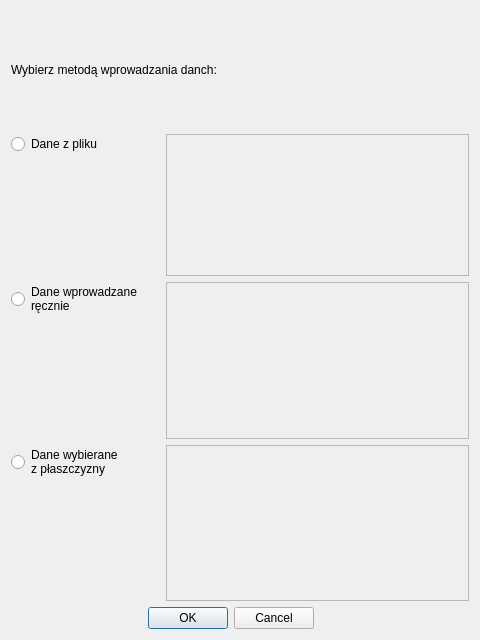
<?xml version="1.0" encoding="UTF-8"?>
<ui version="4.0">
 <class>Dialog</class>
 <widget class="QDialog" name="Dialog">
  <property name="geometry">
   <rect>
    <x>0</x>
    <y>0</y>
    <width>480</width>
    <height>640</height>
   </rect>
  </property>
  <property name="windowTitle">
   <string>Dialog</string>
  </property>
  <layout class="QGridLayout" name="gridLayout">
   <item row="5" column="0">
    <widget class="QRadioButton" name="rbhalfmanual">
     <property name="text">
      <string>Dane wybierane 
z płaszczyzny</string>
     </property>
    </widget>
   </item>
   <item row="7" column="0" colspan="2">
    <widget class="QDialogButtonBox" name="buttonBox">
     <property name="orientation">
      <enum>Qt::Horizontal</enum>
     </property>
     <property name="standardButtons">
      <set>QDialogButtonBox::Cancel|QDialogButtonBox::Ok</set>
     </property>
    </widget>
   </item>
   <item row="1" column="1" rowspan="2" colspan="2">
    <widget class="QFrame" name="frChooseFile">
     <property name="frameShape">
      <enum>QFrame::StyledPanel</enum>
     </property>
     <property name="frameShadow">
      <enum>QFrame::Raised</enum>
     </property>
    </widget>
   </item>
   <item row="0" column="0" colspan="2">
    <widget class="QLabel" name="label">
     <property name="text">
      <string>Wybierz metodą wprowadzania danch:</string>
     </property>
    </widget>
   </item>
   <item row="1" column="0">
    <widget class="QRadioButton" name="rbfile">
     <property name="text">
      <string>Dane z pliku</string>
     </property>
    </widget>
   </item>
   <item row="3" column="0">
    <widget class="QRadioButton" name="rbmanual">
     <property name="text">
      <string>Dane wprowadzane
ręcznie</string>
     </property>
    </widget>
   </item>
   <item row="3" column="1" rowspan="2" colspan="2">
    <widget class="QFrame" name="frHalfManual">
     <property name="frameShape">
      <enum>QFrame::StyledPanel</enum>
     </property>
     <property name="frameShadow">
      <enum>QFrame::Raised</enum>
     </property>
    </widget>
   </item>
   <item row="5" column="1" rowspan="2" colspan="2">
    <widget class="QFrame" name="frManual">
     <property name="frameShape">
      <enum>QFrame::StyledPanel</enum>
     </property>
     <property name="frameShadow">
      <enum>QFrame::Raised</enum>
     </property>
    </widget>
   </item>
  </layout>
 </widget>
 <resources/>
 <connections>
  <connection>
   <sender>buttonBox</sender>
   <signal>accepted()</signal>
   <receiver>Dialog</receiver>
   <slot>accept()</slot>
   <hints>
    <hint type="sourcelabel">
     <x>248</x>
     <y>254</y>
    </hint>
    <hint type="destinationlabel">
     <x>157</x>
     <y>274</y>
    </hint>
   </hints>
  </connection>
  <connection>
   <sender>buttonBox</sender>
   <signal>rejected()</signal>
   <receiver>Dialog</receiver>
   <slot>reject()</slot>
   <hints>
    <hint type="sourcelabel">
     <x>316</x>
     <y>260</y>
    </hint>
    <hint type="destinationlabel">
     <x>286</x>
     <y>274</y>
    </hint>
   </hints>
  </connection>
 </connections>
</ui>
